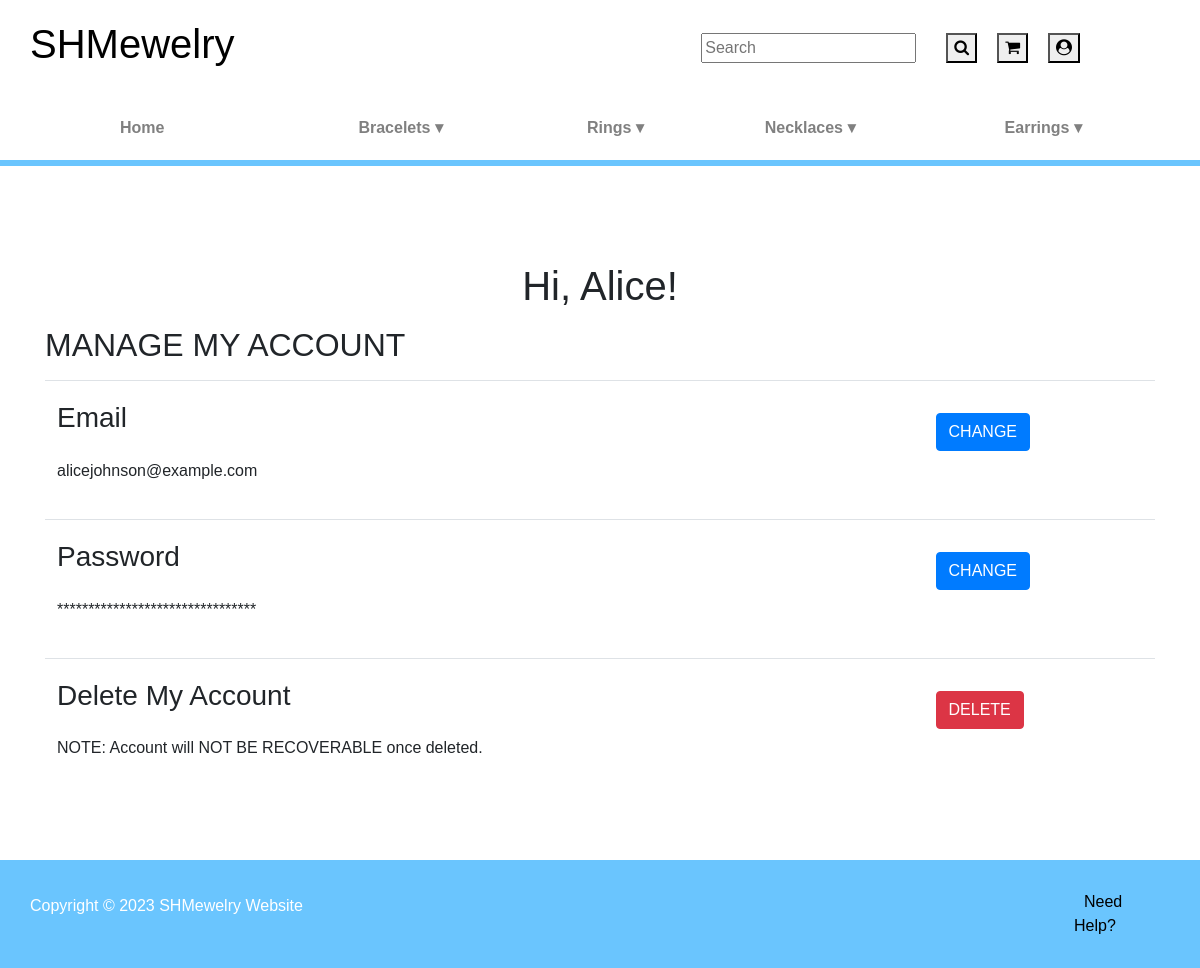
Page /index.php?controller=user&action=read (signed in) on the committed database.
### tables this page shows
CREATE TABLE USER (
    USER_ID INT AUTO_INCREMENT PRIMARY KEY,
    FNAME VARCHAR(35),
    LNAME VARCHAR(35),
    EMAIL VARCHAR(55),
    PASSWORD VARCHAR(255),
    GROUP_ID INT,
    FOREIGN KEY (GROUP_ID) REFERENCES `GROUP`(GROUP_ID) ON DELETE CASCADE
);

### Models/User.php (called while the page is built, shortened)
<?php
include_once(__DIR__ . '/../db_connection.php');
class User {
    public static function read() {
        global $conn;
        $sql = "SELECT * FROM `USER` WHERE USER_ID = ?";
        $stmt = $conn->prepare($sql);
        $stmt->bind_param('i', $_SESSION['user_id']);
        $stmt->execute();
        $result = $stmt->get_result();
        return $result->fetch_assoc();
    }
}
?>

### Views/User/read.php (the view, shortened to what this page needs)
<!DOCTYPE html>
<html lang="en">
<head>
    <link rel="stylesheet" href="https://cdn.jsdelivr.net/npm/bootstrap@4.0.0/dist/css/bootstrap.min.css">
</head>
<body class="justify-content-start">
    <?php include_once __DIR__ . "/../../navbar.php"; ?>
    <div class="container my-5">
        <?php
        if (isset($data) && is_array($data) && !empty($data)) {
            $user = User::read();
            echo '<h1 class="text-center mx-auto">Hi, ' . $user['FNAME'] . '!</h1>';
            echo '<h2 class="py-2 text-left mx-auto">MANAGE MY ACCOUNT</h2>';
            echo '<table class="table">';
            echo '<tr>
                    <td>
                        <h3 class="py-2 text-left mx-auto">Email</h3>
                        <p class="py-2 text-left mx-auto">' . $user['EMAIL'] . '</p>
                    </td>
                    <td><button type="button" class="btn btn-primary" style="margin-top: 20px;" name="update">CHANGE</button></td>
                </tr>';
            echo '<tr>
                    <td>
                        <h3 class="py-2 text-left mx-auto">Password</h3>
                        <p class="py-2 text-left mx-auto">' . str_repeat('*', strlen($user['PASSWORD'])) . '</p>
                    </td>
                    <td>
                        <button type="button" class="btn btn-primary" style="margin-top: 20px;" name="update">CHANGE</button>
                    </td>
                </tr>';
            echo '<tr>
                    <td>
                        <h3 class="py-2 text-left mx-auto">Delete My Account</h3>
                        <p class="py-2 text-left mx-auto">NOTE: Account will NOT BE RECOVERABLE once deleted.</p>
                    </td>
                    <td>
                        <form method="post" action="index.php?controller=user&action=delete">
                            <input type="hidden" name="user_id" value="' . $user['USER_ID'] . '">
                            <input type="hidden" name="group_id" value="' . $user['GROUP_ID'] . '">
                            <button type="button" class="btn btn-danger" style="margin-top: 20px;" name="delete">DELETE</button>
                        </form>
                    </td>
                </tr>';
            echo '</table>';
        }
        ?>
    </div>
    <footer>
    </footer>
</body>
</html>

### navbar.php (style rules this page uses)
html, body { height: 100%; margin: 0; }
body { display: flex; flex-direction: column; font-family: Arial, sans-serif; margin: 0; padding: 0; background-color: #fff; overflow-x: hidden; }
a { text-decoration: none; color: black; padding: 10px; text-align: center; }
table { border-collapse: collapse; width: 100%; }
table td { max-width: 100%; flex-direction: column; align-items: center; }
th, td { padding: 10px; }
.wider-column2 { width: 92%; }

### rows in the picture
user: FNAME "Alice", EMAIL "alicejohnson@example.com", PASSWORD "********************************"
